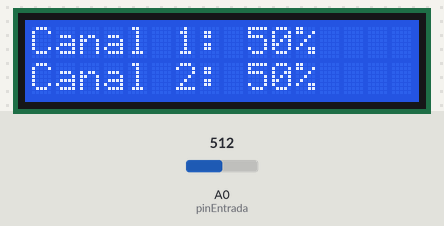
This sketch was run on a simulated Arduino Uno, built with avr-gcc and run on an emulated ATmega328P. Parts: 16×2 character LCD. Inputs (shaded band) come from the test bench; at power-on: A0 (pinEntrada) = 512. What the sketch prints to the serial monitor is not drawn.

Above: at 2.7 s.
2.8 s: A0 (pinEntrada) set to 716
At 4.1 s:
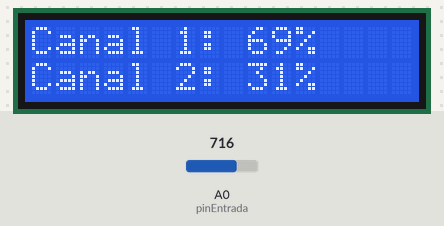
4.4 s: A0 (pinEntrada) set to 921
At 5.7 s:
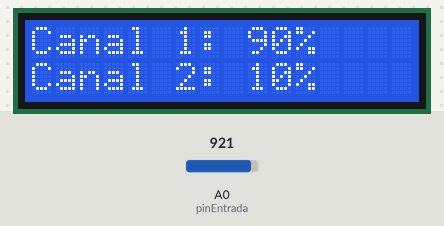
6.1 s: A0 (pinEntrada) set to 944
At 7.3 s:
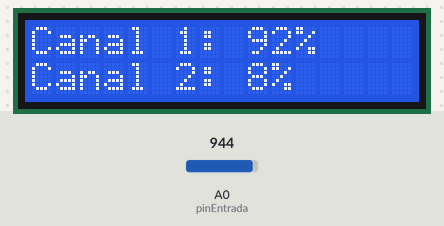
Timing chart, 0 to 9.1 s (numbered marks = the images above; inputs shaded):
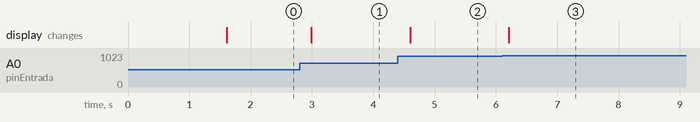

The sketch:

proximity-audio-mixer.ino
```cpp
#include <Wire.h>
#include <LiquidCrystal_I2C.h>

// Cambiar 0x27 por la dirección encontrada con el scanner si fuera necesario
LiquidCrystal_I2C lcd(0x27, 16, 2);

const int pinEntrada = A0;

void setup() {
  Serial.begin(9600);

  lcd.init();
  lcd.backlight();

  lcd.setCursor(0, 0);
  lcd.print("Iniciando...");
  delay(1500);
  lcd.clear();
}

void loop() {
  // 1) Leer ADC
  int lecturaADC = analogRead(pinEntrada);  // 0 a 1023

  // 2) Convertir a porcentaje del canal 1
  int canal1 = map(lecturaADC, 0, 1023, 0, 100);

  // 3) Complemento para canal 2
  int canal2 = 100 - canal1;

  // 4) Mostrar en LCD
  lcd.setCursor(0, 0);
  lcd.print("Canal 1: ");
  lcd.print(canal1);
  lcd.print("%   "); // espacios para borrar residuos

  lcd.setCursor(0, 1);
  lcd.print("Canal 2: ");
  lcd.print(canal2);
  lcd.print("%   ");

  // 5) Mostrar por Serial para depuracion
  Serial.print("ADC: ");
  Serial.print(lecturaADC);
  Serial.print(" | Canal 1: ");
  Serial.print(canal1);
  Serial.print("% | Canal 2: ");
  Serial.print(canal2);
  Serial.println("%");

  delay(200);
}
```

Measured:
- after the input at 2.8 s, the display: changes after 0.19 s (image 1)
- after the input at 4.4 s, the display: changes after 0.20 s (image 2)
- after the input at 6.1 s, the display: changes after 0.11 s (image 3)
